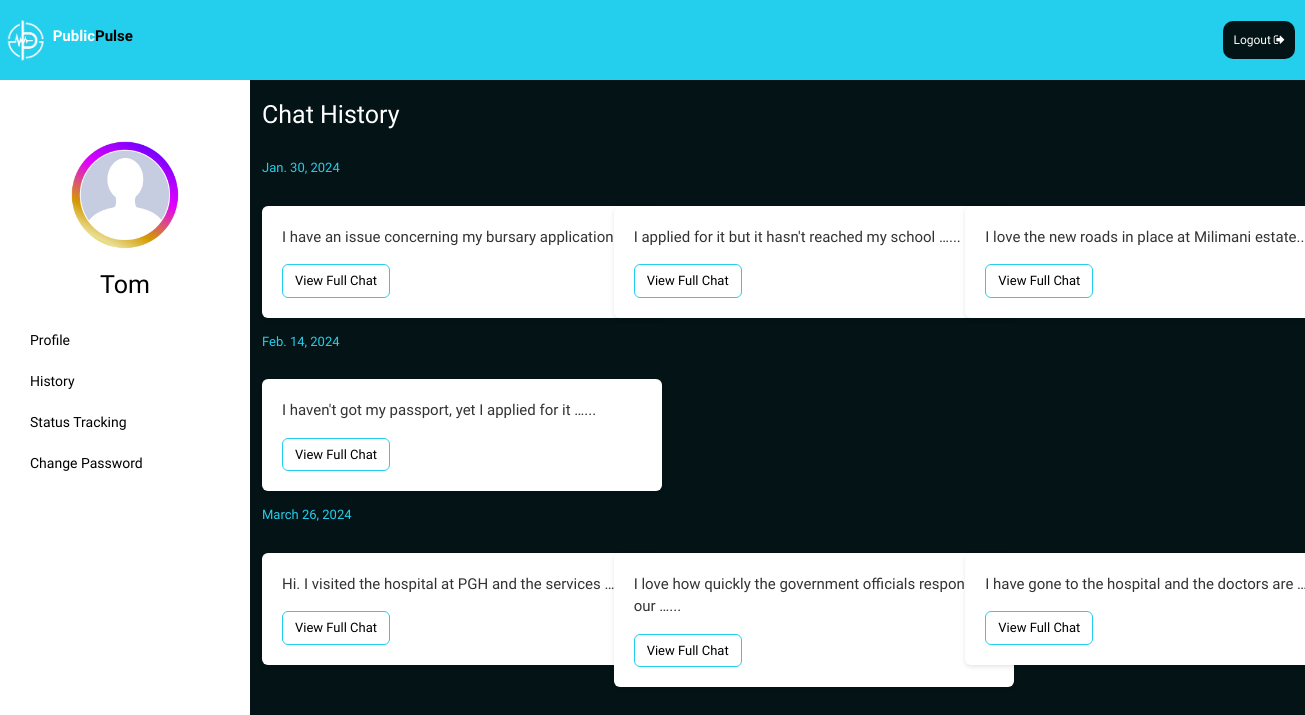
The app's page /chatbot/chat_history (signed in) with its own data.
### chatbot/models.py (models this page shows, shortened)
class Chat(models.Model):
    STATUS_CHOICES=(
        ('new', 'New'),
        ('resolved', 'Resolved'),
        ('pending', 'Pending'),
    )
    CATEGORY_CHOICES=[
        ('Transport', 'Transport'),
        ('Education', 'Education'),
        ('Security', 'Security'),
        ('Public Service', 'Public Service'),
        ('Sanitation', 'Sanitation'),
        ('Environment', 'Environment'),
        ('Health', 'Health'),
        ('Services', 'Services'),
        ('Housing', 'Housing'),
        ('Infractructure', 'Infractructure'),
        ('Jobs', 'Jobs'),
        ('Sports', 'Sports')
    ]
    user=models.ForeignKey(User, on_delete=models.CASCADE)
    message=models.TextField()
    category=models.CharField(max_length=100, choices=CATEGORY_CHOICES)
    response=models.TextField(default="I am sorry. I dont understand your question")
    created_at=models.DateTimeField(auto_now_add=True)
    status=models.CharField(max_length=10, choices=STATUS_CHOICES, null=True, blank=True )
    resolved_at = models.DateTimeField(null=True, blank=True)
    sentiment_score = models.FloatField(null=True, blank=True)
    classification=models.CharField(max_length=100, blank=True, null=True)

### chatbot/views.py (the view)
# urls.py: path('chat_history', views.chat_history, name='chat_history'),
def chat_history(request):
    messages=Chat.objects.filter(user=request.user).order_by('created_at')
    grouped_messages = {}
    for message in messages:
        message_date = message.created_at.date()
        if message_date not in grouped_messages:
            grouped_messages[message_date] = [message]
        else:
            grouped_messages[message_date].append(message)
    return render(request, 'user/history.html', {'grouped_messages':grouped_messages})

### templates/user/history.html (shortened to what this page needs)
{% extends 'base.html' %}
{% block content %}
{% load static %}
<link rel="stylesheet" type="text/css" href="{% static 'profile.css' %}">
<link href="https://stackpath.bootstrapcdn.com/bootstrap/4.5.2/css/bootstrap.min.css" rel="stylesheet">
<div class="header">
    <div class="logo">
        <img src="{% static 'Images/publicpulselogo.png' %}"/>
        <a href="/">
            <h4>Public<span>Pulse</span></h4>
        </a>
    </div>
    <a href="logout" class="logout-link">Logout <i class="fa fa-sign-out" aria-hidden="true"></i></a>
</div>
<div class="user-history">
    <div class="profile">
        <div class="sidebar">
            <div class="profile-picture">
                {% if user.is_authenticated %}
                <img src="{% static 'Images/placeholder.jpg' %}" alt="user">
                <h4>{{user.username}}</h4>
                {%endif%}
            </div>
            <a href="user_profile">Profile</a>
            <a href="chat_history">History</a>
            <a href="status_tracking">Status Tracking</a>
            <a href="change-password">Change Password</a>
        </div>
    </div>
    <div class=" history container">
        <h2>Chat History</h2>
        {% for date, messages in grouped_messages.items %}
            <h2 class="date">{{ date }}</h2>
            <div class="row">
                {% for message in messages %}
                    <div class="col-md-4 mb-3">
                        <div class="card">
                            <div class="card-body">
                                <p class="card-text">{{ message.message|truncatewords:10 }}...</p>
                                <button type="button" class="btn" data-toggle="modal" data-target="#chatModal{{ forloop.parentloop.counter }}{{ forloop.counter }}">View Full Chat</button>
                            </div>
                        </div>
                    </div>
                {% endfor %}
            </div>
        {% endfor %}
    </div>
    </div>
{% endblock %}

### static/styles.css (style rules this page uses)
* { margin: 0; }
h2 { font-size: 25px !important; }
body, html { background-color: #041416 !important; font-family: "Inknut Antiqua" !important; }
.logo { width: 100px; height: 100px; }
.how-it-works h4,p { margin-top: 30px; }
.logout-link { color: black; background-color: #24CFED; padding: 5px; border-radius: 10px; font-size: 12px; text-decoration: none; }

### static/profile.css (style rules this page uses)
* { margin: 0; padding: 0; box-sizing: border-box; }
body, html { background-color: #041416 !important; font-family: "Inknut Antiqua" !important; }
.header { background-color: #24CFED; color: #ffffff; width: 100%; height: 80px; padding: 0; margin: 0; display: flex; justify-content: space-between; align-items: center; }
.header .logout-link { background-color: #041416; text-align: center; margin-right: 10px; color: white; padding: 10px; }
.logo { display: flex; justify-content: center; align-items: center; width: 10%; height: 80px; }
img { width: 55px; height: 55px; }
.logo h4 { font-size: 15px; font-weight: bold; }
.logo span { color: black; }
.logo a { text-decoration: none; color: white; }
.profile { display: flex; }
.sidebar { width: 250px; background-color: white; color: black; height: 100vh; padding: 20px; }
.sidebar a { color: black; text-decoration: none; display: block; padding: 10px; font-size: 14px; }
.profile-content h1, p { color: white; }
.profile-picture { text-align: center; margin-top: 20px; margin-bottom: 20px; }
.profile-picture img { width: 150px; height: 150px; }
.profile-picture h4 { font-size: 25px; }
.user-history { display: flex; justify-content: center; }
.history { padding-top: 20px; flex-grow: 1; margin-left: 50px; }
.history h2 { color: white; font-size: 15px; margin-bottom: 30px; }
.history .date { color: #24CFED !important; font-size: 13px !important; }
.history .card { box-shadow: 0 2px 4px rgba(0,0,0,0.1); border: none; width: 400px; }
.history .card-body { padding: 20px; }
.history .card-text { font-size: 15px; color: #333; font-family: 'Tiro Telugu'; }
.history .btn { background-color: transparent; border-color: #24CFED; color: black; font-size: 13px; }
.user-history .sidebar a { text-decoration: none !important; }

### records on screen
Chat: created_at "Jan. 30, 2024", message "I have an issue concerning my bursary application"
Chat: message "I applied for it but it hasn't reached my school …"
Chat: message "I love the new roads in place at Milimani estate"
Chat: created_at "Feb. 14, 2024", message "I haven't got my passport, yet I applied for it …"
Chat: created_at "March 26, 2024", message "Hi. I visited the hospital at PGH and the services …"
Chat: message "I love how quickly the government officials respond to our …"
Chat: message "I have gone to the hospital and the doctors are…"

### other values on screen
{{ user.username }} "Tom"
